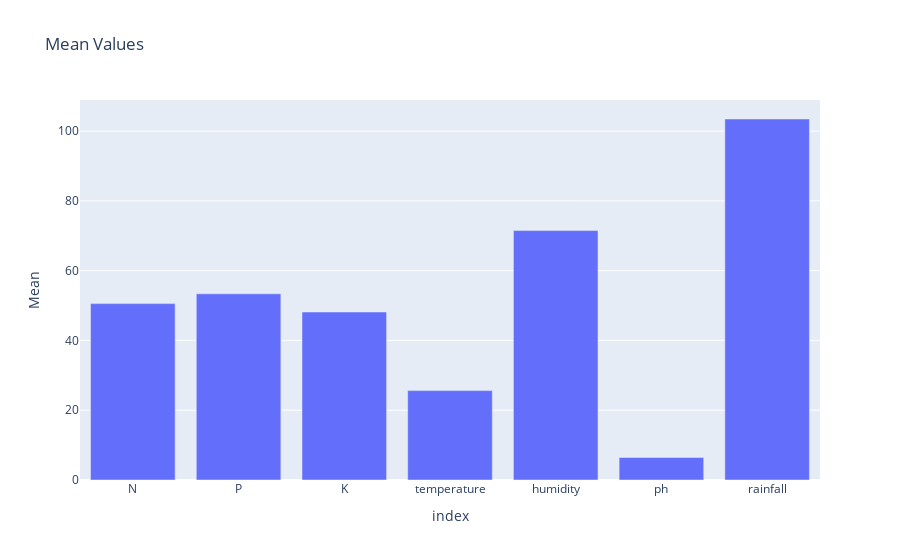
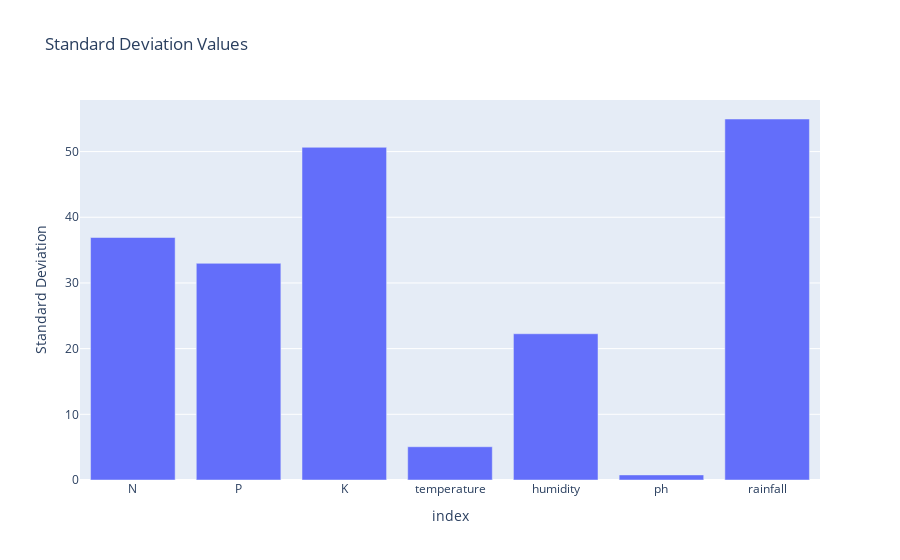

These figures' notebook cell, in order:
### Code cell
import plotly.express as px
stats = df.describe().transpose()
# Plotting mean values
fig = px.bar(stats, x=stats.index, y='mean', title='Mean Values', labels={'mean': 'Mean'})
fig.show()
# Plotting standard deviation values
fig = px.bar(stats, x=stats.index, y='std', title='Standard Deviation Values', labels={'std': 'Standard Deviation'})
fig.show()

### Figure 1 — Plotly figure (JSON) as saved in the notebook; plotly's stock layout.template omitted (floating-point values rounded to 4 significant figures)
{"data": [{"alignmentgroup": "True", "hovertemplate": "index=%{x}<br>Mean=%{y}<extra></extra>", "legendgroup": "", "marker": {"color": "#636efa", "pattern": {"shape": ""}}, "name": "", "offsetgroup": "", "orientation": "v", "showlegend": false, "textposition": "auto", "type": "bar", "x": ["N", "P", "K", "temperature", "humidity", "ph", "rainfall"], "xaxis": "x", "y": [50.55, 53.36, 48.15, 25.62, 71.48, 6.469, 103.5], "yaxis": "y"}], "layout": {"barmode": "relative", "legend": {"tracegroupgap": 0}, "title": {"text": "Mean Values"}, "xaxis": {"anchor": "y", "domain": [0, 1], "title": {"text": "index"}}, "yaxis": {"anchor": "x", "domain": [0, 1], "title": {"text": "Mean"}}}}

### Figure 2 — Plotly figure (JSON) as saved in the notebook; plotly's stock layout.template omitted (floating-point values rounded to 4 significant figures)
{"data": [{"alignmentgroup": "True", "hovertemplate": "index=%{x}<br>Standard Deviation=%{y}<extra></extra>", "legendgroup": "", "marker": {"color": "#636efa", "pattern": {"shape": ""}}, "name": "", "offsetgroup": "", "orientation": "v", "showlegend": false, "textposition": "auto", "type": "bar", "x": ["N", "P", "K", "temperature", "humidity", "ph", "rainfall"], "xaxis": "x", "y": [36.92, 32.99, 50.65, 5.064, 22.26, 0.7739, 54.96], "yaxis": "y"}], "layout": {"barmode": "relative", "legend": {"tracegroupgap": 0}, "title": {"text": "Standard Deviation Values"}, "xaxis": {"anchor": "y", "domain": [0, 1], "title": {"text": "index"}}, "yaxis": {"anchor": "x", "domain": [0, 1], "title": {"text": "Standard Deviation"}}}}
